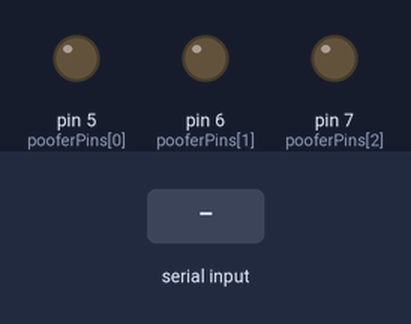
The sketch below on a simulated Arduino Uno, built with avr-gcc and run on an emulated ATmega328P. Shown: output pins drawn as LEDs (lit = HIGH). The test bench sets the inputs (shaded band).

Above: at 1.2 s.
1.3 s: "1" received over the second serial link
At 1.6 s:
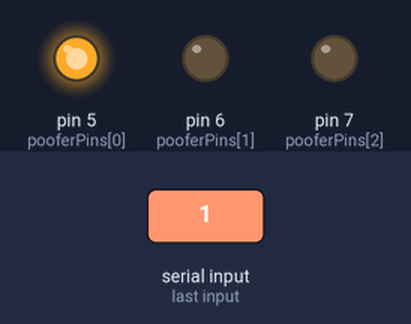
3.8 s: "0" received over the second serial link
At 4.6 s:
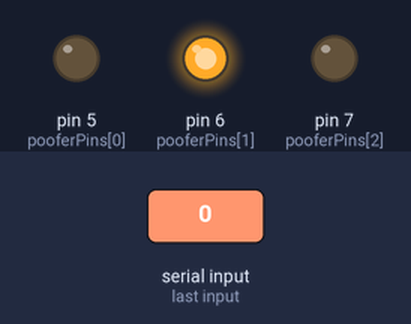
Timing chart, 0 to 6.8 s (numbered marks = the images above; inputs shaded):
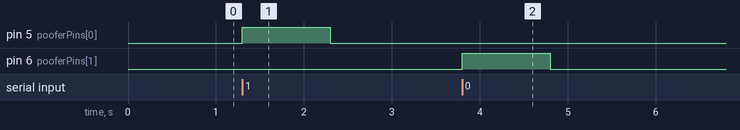

Measured:
- after the input at 1.3 s, pin 5 (pooferPins[0]): LOW → HIGH at once, → LOW 1.0 s later
- after the input at 3.8 s, pin 6 (pooferPins[1]): LOW → HIGH at once, → LOW 1.0 s later

The sketch:

pooferReciever.ino
```cpp
#include <SoftwareSerial.h>
SoftwareSerial HC12(10, 11); // HC-12 TX Pin, HC-12 RX Pin
const byte numPoofers = 3;
byte pooferPins[numPoofers] = {5, 6, 7};
long pooferOffTimes[numPoofers] = {0, 0, 0};
long nextPulseTime = 0;
const byte phonePin = 1;
void setup() {
  Serial.begin(9600);             // Serial port to computer
  HC12.begin(9600);               // Serial port to HC12
  for (int i=0; i< numPoofers; i++){
    pinMode(pooferPins[i], OUTPUT);
    digitalWrite(pooferPins[i], LOW);
  }
  pinMode (phonePin, INPUT_PULLUP);
}
void loop() {
  while (HC12.available()) {
    int inputTriggered = HC12.read();
    //Serial.println(inputTriggered);
    if (inputTriggered % 2){
      triggerPoofer(0, 1000);
    }
    else{
      triggerPoofer(1, 1000);
    }
  }
  if (!digitalRead(phonePin)){
    triggerPoofer(2, 30);
  }

  checkPoofers();
}

void checkPoofers(){
  for (int i=0; i< numPoofers; i++){
    if (pooferOffTimes[i] > 0 && millis() > pooferOffTimes[i]){
      digitalWrite(pooferPins[i], LOW);
      pooferOffTimes[i] = 0;
    }
  }
}
void triggerPoofer(byte poofer, int onTime){
  pooferOffTimes[poofer] = millis() + onTime;
  digitalWrite(pooferPins[poofer], HIGH);
}
```
